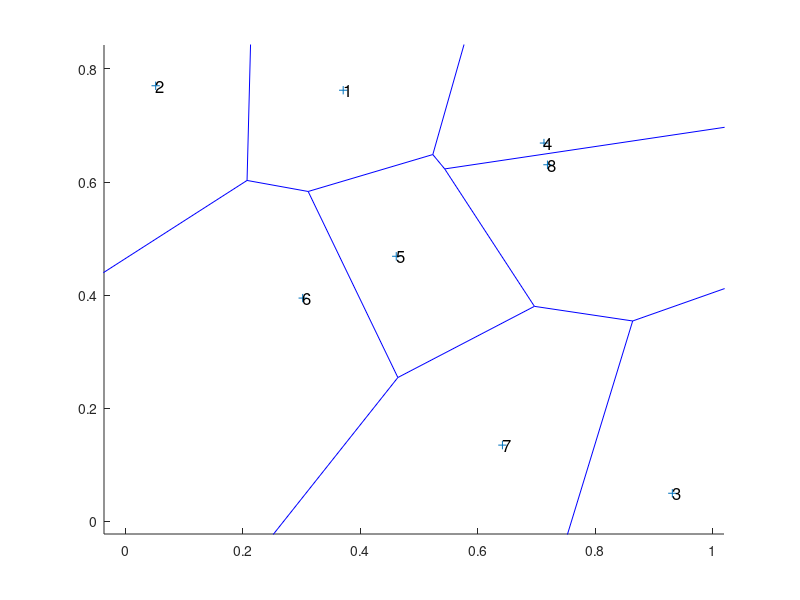

This chart was generated by the following MATLAB code: (Note: this script raises an error after producing the figure.)
function voronoi_neighbor_test01 ( )

%*****************************************************************************80
%
%% VORONOI_NEIGHBOR_TEST01 demonstrates VORONOI_NEIGHBORS
%
%  Licensing:
%
%    This code is distributed under the GNU LGPL license.
%
%  Modified:
%
%    08 December 2013
%
%  Author:
%
%    John Burkardt
%
  fprintf ( 1, '\n' );
  fprintf ( 1, 'VORONOI_NEIGHBORS_TEST01:\n' );
  fprintf ( 1, '  Select a random set of points in the unit square.\n' );
  fprintf ( 1, '  Compute the Voronoi diagram.\n' );
  fprintf ( 1, '  Have VORONOI_NEIGHBORS determine the neighbors.\n' );

  n = 8;
  x = rand ( n, 2 );
%
%  Compute and display the Voronoi diagram.
%
  figure ( );

  hold on
  voronoi ( x(:,1), x(:,2) );
  for i = 1 : n
    txt = sprintf ( '%d', i );
    text ( x(i,1), x(i,2), txt, 'FontSize', 12 );
  end
  hold off

  filename = 'voronoi_neighbors_test01.png';
  print ( '-dpng', filename );
  fprintf ( 1, '\n' );
  fprintf ( 1, '  Voronoi diagram saved as "%s".\n', filename );
%
%  Compute and list the finite Voronoi edges.
%
  [ V, C ] = voronoin ( x );

  fprintf ( 1, '\n' );
  fprintf ( 1, '  Voronoi edges:\n' );
  fprintf ( 1, '\n' );
  for i = 1 : length ( C )
    disp ( C{i} )
  end
%
%  Compute the Voronoi neighbors.
%
  vn = voronoi_neighbors ( x );
%
%  To print the matrix, make a full version.
%
  vn = full ( vn );
  i4mat_print ( n, n, vn, '  Voronoi adjacency:' )

  return
end
